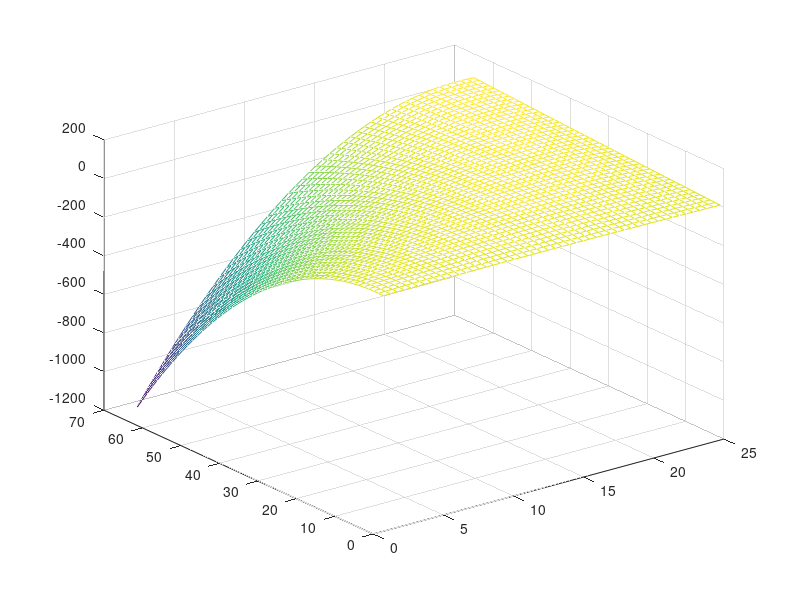

Reproduce this figure in MATLAB.
x=[0,2,3,4.5,5,6.5,8,10,12.5,15,18.5,20,22,23.5]';
y=[0,10,15,20,25,30,35,40,45,50,55,57.5,60,62]';
z=10*rand*[0,10,15,20,25,30,35,40,45,50,55,57.5,60,62]';

X=[x.^2.*y.^2,x.*y.^2,x.^2.*y,x.*y,x.^2,x,ones(length(y),1)];
Z=z;
[b,bint,r,rint,stats] = regress(Z,X);
xt=linspace(1,25,50);yt=linspace(1,65,50);
zt=[];
for i=1:length(xt)
    for j=1:length(yt)
         zt(i,j)=b(1)*(xt(i).^2).*(yt(j).^2)+b(2)*xt(i).*yt(j).^2+b(3)*xt(i).^2.*yt(j)+b(4)*xt(i).*yt(j)+b(5)*xt(i).^2+b(6)*xt(i)+b(7);
    end
end
[XX,YY]=meshgrid(xt,yt);
ZZ=zt;
mesh(XX,YY,ZZ)
%hold on
%plot3(x',y',z','*')